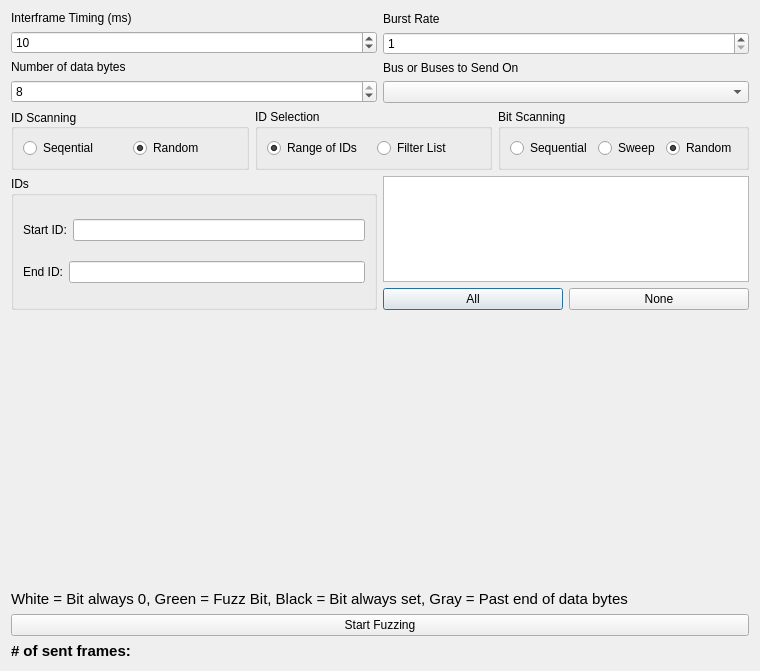
<?xml version="1.0" encoding="UTF-8"?>
<ui version="4.0">
 <class>FuzzingWindow</class>
 <widget class="QDialog" name="FuzzingWindow">
  <property name="geometry">
   <rect>
    <x>0</x>
    <y>0</y>
    <width>760</width>
    <height>671</height>
   </rect>
  </property>
  <property name="windowTitle">
   <string>Fuzzing Window</string>
  </property>
  <layout class="QVBoxLayout" name="verticalLayout" stretch="1,1,3,6,0,0,0">
   <item>
    <layout class="QHBoxLayout" name="horizontalLayout">
     <item>
      <layout class="QVBoxLayout" name="verticalLayout_2">
       <item>
        <widget class="QLabel" name="label">
         <property name="text">
          <string>Interframe Timing (ms)</string>
         </property>
        </widget>
       </item>
       <item>
        <widget class="QSpinBox" name="spinTiming">
         <property name="maximum">
          <number>10000</number>
         </property>
         <property name="value">
          <number>10</number>
         </property>
        </widget>
       </item>
       <item>
        <widget class="QLabel" name="label_5">
         <property name="text">
          <string>Number of data bytes</string>
         </property>
        </widget>
       </item>
       <item>
        <widget class="QSpinBox" name="spinBytes">
         <property name="maximum">
          <number>8</number>
         </property>
         <property name="value">
          <number>8</number>
         </property>
        </widget>
       </item>
      </layout>
     </item>
     <item>
      <layout class="QVBoxLayout" name="verticalLayout_3">
       <item>
        <widget class="QLabel" name="label_2">
         <property name="text">
          <string>Burst Rate</string>
         </property>
        </widget>
       </item>
       <item>
        <widget class="QSpinBox" name="spinBurst">
         <property name="minimum">
          <number>1</number>
         </property>
         <property name="maximum">
          <number>10</number>
         </property>
         <property name="value">
          <number>1</number>
         </property>
        </widget>
       </item>
       <item>
        <widget class="QLabel" name="label_6">
         <property name="text">
          <string>Bus or Buses to Send On</string>
         </property>
        </widget>
       </item>
       <item>
        <widget class="QComboBox" name="cbBuses"/>
       </item>
      </layout>
     </item>
    </layout>
   </item>
   <item>
    <layout class="QHBoxLayout" name="horizontalLayout_2">
     <item>
      <widget class="QGroupBox" name="groupBox">
       <property name="title">
        <string>ID Scanning</string>
       </property>
       <property name="alignment">
        <set>Qt::AlignLeading|Qt::AlignLeft|Qt::AlignVCenter</set>
       </property>
       <layout class="QHBoxLayout" name="horizontalLayout_3">
        <item>
         <widget class="QRadioButton" name="rbSequentialID">
          <property name="text">
           <string>Seqential</string>
          </property>
         </widget>
        </item>
        <item>
         <widget class="QRadioButton" name="rbRandomID">
          <property name="text">
           <string>Random</string>
          </property>
          <property name="checked">
           <bool>true</bool>
          </property>
         </widget>
        </item>
       </layout>
      </widget>
     </item>
     <item>
      <widget class="QGroupBox" name="groupBox_2">
       <property name="title">
        <string>ID Selection</string>
       </property>
       <layout class="QHBoxLayout" name="horizontalLayout_4">
        <item>
         <widget class="QRadioButton" name="rbRangeIDSel">
          <property name="text">
           <string>Range of IDs</string>
          </property>
          <property name="checked">
           <bool>true</bool>
          </property>
         </widget>
        </item>
        <item>
         <widget class="QRadioButton" name="rbFilterIDSel">
          <property name="text">
           <string>Filter List</string>
          </property>
         </widget>
        </item>
       </layout>
      </widget>
     </item>
     <item>
      <widget class="QGroupBox" name="groupBox_4">
       <property name="title">
        <string>Bit Scanning</string>
       </property>
       <layout class="QHBoxLayout" name="horizontalLayout_8">
        <item>
         <widget class="QRadioButton" name="rbSequentialBits">
          <property name="text">
           <string>Sequential</string>
          </property>
         </widget>
        </item>
        <item>
         <widget class="QRadioButton" name="rbSweep">
          <property name="text">
           <string>Sweep</string>
          </property>
         </widget>
        </item>
        <item>
         <widget class="QRadioButton" name="rbRandomBits">
          <property name="text">
           <string>Random</string>
          </property>
          <property name="checked">
           <bool>true</bool>
          </property>
         </widget>
        </item>
       </layout>
      </widget>
     </item>
    </layout>
   </item>
   <item>
    <layout class="QHBoxLayout" name="horizontalLayout_5">
     <item>
      <widget class="QGroupBox" name="groupBox_3">
       <property name="title">
        <string>IDs</string>
       </property>
       <layout class="QVBoxLayout" name="verticalLayout_5">
        <item>
         <layout class="QHBoxLayout" name="horizontalLayout_6">
          <item>
           <widget class="QLabel" name="label_3">
            <property name="text">
             <string>Start ID:</string>
            </property>
           </widget>
          </item>
          <item>
           <widget class="QLineEdit" name="txtStartID"/>
          </item>
         </layout>
        </item>
        <item>
         <layout class="QHBoxLayout" name="horizontalLayout_7">
          <item>
           <widget class="QLabel" name="label_4">
            <property name="text">
             <string>End ID:</string>
            </property>
           </widget>
          </item>
          <item>
           <widget class="QLineEdit" name="txtEndID"/>
          </item>
         </layout>
        </item>
       </layout>
      </widget>
     </item>
     <item>
      <layout class="QVBoxLayout" name="verticalLayout_6">
       <item>
        <widget class="QListWidget" name="listID"/>
       </item>
       <item>
        <layout class="QHBoxLayout" name="horizontalLayout_9">
         <item>
          <widget class="QPushButton" name="btnAllFilters">
           <property name="text">
            <string>All</string>
           </property>
          </widget>
         </item>
         <item>
          <widget class="QPushButton" name="btnNoFilters">
           <property name="text">
            <string>None</string>
           </property>
          </widget>
         </item>
        </layout>
       </item>
      </layout>
     </item>
    </layout>
   </item>
   <item>
    <widget class="CANDataGrid" name="bitfield" native="true">
     <property name="minimumSize">
      <size>
       <width>0</width>
       <height>200</height>
      </size>
     </property>
    </widget>
   </item>
   <item>
    <widget class="QLabel" name="label_7">
     <property name="font">
      <font>
       <pointsize>11</pointsize>
      </font>
     </property>
     <property name="text">
      <string>White = Bit always 0, Green = Fuzz Bit, Black = Bit always set, Gray = Past end of data bytes</string>
     </property>
    </widget>
   </item>
   <item>
    <widget class="QPushButton" name="btnStartStop">
     <property name="text">
      <string>Start Fuzzing</string>
     </property>
    </widget>
   </item>
   <item>
    <widget class="QLabel" name="lblNumFrames">
     <property name="font">
      <font>
       <pointsize>11</pointsize>
       <weight>75</weight>
       <bold>true</bold>
      </font>
     </property>
     <property name="text">
      <string># of sent frames:</string>
     </property>
    </widget>
   </item>
  </layout>
 </widget>
 <customwidgets>
  <customwidget>
   <class>CANDataGrid</class>
   <extends>QWidget</extends>
   <header>candatagrid.h</header>
   <container>1</container>
  </customwidget>
 </customwidgets>
 <resources/>
 <connections/>
</ui>
